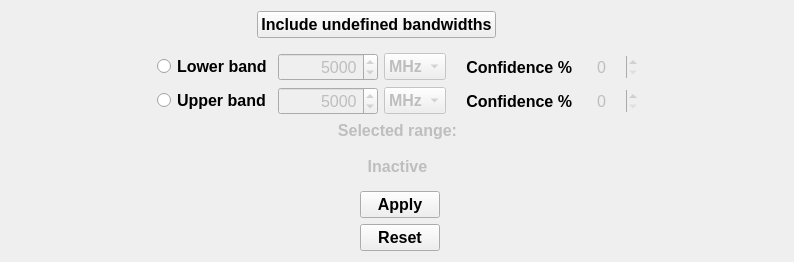
               <widget class="QWidget" name="tab_4">
                <attribute name="title">
                 <string>Bandwidth</string>
                </attribute>
                <layout class="QVBoxLayout" name="verticalLayout_16">
                 <item>
                  <layout class="QHBoxLayout" name="horizontalLayout_47">
                   <item>
                    <spacer name="horizontalSpacer_37">
                     <property name="orientation">
                      <enum>Qt::Horizontal</enum>
                     </property>
                     <property name="sizeHint" stdset="0">
                      <size>
                       <width>246</width>
                       <height>20</height>
                      </size>
                     </property>
                    </spacer>
                   </item>
                   <item>
                    <widget class="QPushButton" name="include_undef_bands">
                     <property name="font">
                      <font>
                       <pointsize>12</pointsize>
                       <weight>75</weight>
                       <bold>true</bold>
                      </font>
                     </property>
                     <property name="text">
                      <string>Include undefined bandwidths</string>
                     </property>
                     <property name="checkable">
                      <bool>true</bool>
                     </property>
                    </widget>
                   </item>
                   <item>
                    <spacer name="horizontalSpacer_38">
                     <property name="orientation">
                      <enum>Qt::Horizontal</enum>
                     </property>
                     <property name="sizeHint" stdset="0">
                      <size>
                       <width>287</width>
                       <height>20</height>
                      </size>
                     </property>
                    </spacer>
                   </item>
                  </layout>
                 </item>
                 <item>
                  <layout class="QHBoxLayout" name="horizontalLayout_48">
                   <item>
                    <spacer name="horizontalSpacer_7">
                     <property name="orientation">
                      <enum>Qt::Horizontal</enum>
                     </property>
                     <property name="sizeHint" stdset="0">
                      <size>
                       <width>44</width>
                       <height>20</height>
                      </size>
                     </property>
                    </spacer>
                   </item>
                   <item>
                    <widget class="QWidget" name="band_filter_container" native="true">
                     <property name="sizePolicy">
                      <sizepolicy hsizetype="Fixed" vsizetype="MinimumExpanding">
                       <horstretch>0</horstretch>
                       <verstretch>0</verstretch>
                      </sizepolicy>
                     </property>
                     <property name="styleSheet">
                      <string notr="true"/>
                     </property>
                     <layout class="QGridLayout" name="gridLayout_7">
                      <item row="1" column="1">
                       <widget class="QSpinBox" name="upper_band_spinbox">
                        <property name="enabled">
                         <bool>false</bool>
                        </property>
                        <property name="sizePolicy">
                         <sizepolicy hsizetype="Fixed" vsizetype="Fixed">
                          <horstretch>0</horstretch>
                          <verstretch>0</verstretch>
                         </sizepolicy>
                        </property>
                        <property name="minimumSize">
                         <size>
                          <width>100</width>
                          <height>0</height>
                         </size>
                        </property>
                        <property name="maximumSize">
                         <size>
                          <width>100</width>
                          <height>16777215</height>
                         </size>
                        </property>
                        <property name="font">
                         <font>
                          <pointsize>12</pointsize>
                         </font>
                        </property>
                        <property name="styleSheet">
                         <string notr="true"/>
                        </property>
                        <property name="alignment">
                         <set>Qt::AlignRight|Qt::AlignTrailing|Qt::AlignVCenter</set>
                        </property>
                        <property name="minimum">
                         <number>1</number>
                        </property>
                        <property name="maximum">
                         <number>100000000</number>
                        </property>
                        <property name="value">
                         <number>5000</number>
                        </property>
                       </widget>
                      </item>
                      <item row="0" column="1">
                       <widget class="QSpinBox" name="lower_band_spinbox">
                        <property name="enabled">
                         <bool>false</bool>
                        </property>
                        <property name="sizePolicy">
                         <sizepolicy hsizetype="Fixed" vsizetype="Fixed">
                          <horstretch>0</horstretch>
                          <verstretch>0</verstretch>
                         </sizepolicy>
                        </property>
                        <property name="minimumSize">
                         <size>
                          <width>100</width>
                          <height>0</height>
                         </size>
                        </property>
                        <property name="maximumSize">
                         <size>
                          <width>100</width>
                          <height>16777215</height>
                         </size>
                        </property>
                        <property name="font">
                         <font>
                          <pointsize>12</pointsize>
                         </font>
                        </property>
                        <property name="styleSheet">
                         <string notr="true"/>
                        </property>
                        <property name="alignment">
                         <set>Qt::AlignRight|Qt::AlignTrailing|Qt::AlignVCenter</set>
                        </property>
                        <property name="minimum">
                         <number>1</number>
                        </property>
                        <property name="maximum">
                         <number>100000000</number>
                        </property>
                        <property name="value">
                         <number>5000</number>
                        </property>
                       </widget>
                      </item>
                      <item row="1" column="0">
                       <widget class="QRadioButton" name="activate_up_band_filter_btn">
                        <property name="font">
                         <font>
                          <pointsize>12</pointsize>
                          <weight>75</weight>
                          <bold>true</bold>
                         </font>
                        </property>
                        <property name="text">
                         <string>Upper band</string>
                        </property>
                        <property name="autoExclusive">
                         <bool>false</bool>
                        </property>
                       </widget>
                      </item>
                      <item row="0" column="4">
                       <widget class="QSpinBox" name="lower_band_confidence">
                        <property name="enabled">
                         <bool>false</bool>
                        </property>
                        <property name="sizePolicy">
                         <sizepolicy hsizetype="Preferred" vsizetype="Fixed">
                          <horstretch>0</horstretch>
                          <verstretch>0</verstretch>
                         </sizepolicy>
                        </property>
                        <property name="minimumSize">
                         <size>
                          <width>60</width>
                          <height>0</height>
                         </size>
                        </property>
                        <property name="maximumSize">
                         <size>
                          <width>50</width>
                          <height>16777215</height>
                         </size>
                        </property>
                        <property name="font">
                         <font>
                          <pointsize>12</pointsize>
                         </font>
                        </property>
                        <property name="styleSheet">
                         <string notr="true"/>
                        </property>
                        <property name="frame">
                         <bool>false</bool>
                        </property>
                        <property name="alignment">
                         <set>Qt::AlignCenter</set>
                        </property>
                        <property name="buttonSymbols">
                         <enum>QAbstractSpinBox::UpDownArrows</enum>
                        </property>
                        <property name="specialValueText">
                         <string/>
                        </property>
                        <property name="maximum">
                         <number>100</number>
                        </property>
                        <property name="value">
                         <number>0</number>
                        </property>
                       </widget>
                      </item>
                      <item row="0" column="3">
                       <widget class="QLabel" name="label_14">
                        <property name="sizePolicy">
                         <sizepolicy hsizetype="Minimum" vsizetype="Preferred">
                          <horstretch>0</horstretch>
                          <verstretch>0</verstretch>
                         </sizepolicy>
                        </property>
                        <property name="font">
                         <font>
                          <pointsize>12</pointsize>
                          <weight>75</weight>
                          <bold>true</bold>
                         </font>
                        </property>
                        <property name="text">
                         <string>   Confidence %</string>
                        </property>
                        <property name="alignment">
                         <set>Qt::AlignRight|Qt::AlignTrailing|Qt::AlignVCenter</set>
                        </property>
                       </widget>
                      </item>
                      <item row="0" column="2">
                       <widget class="QComboBox" name="lower_band_filter_unit">
                        <property name="enabled">
                         <bool>false</bool>
                        </property>
                        <property name="sizePolicy">
                         <sizepolicy hsizetype="Preferred" vsizetype="Fixed">
                          <horstretch>0</horstretch>
                          <verstretch>0</verstretch>
                         </sizepolicy>
                        </property>
                        <property name="minimumSize">
                         <size>
                          <width>60</width>
                          <height>0</height>
                         </size>
                        </property>
                        <property name="maximumSize">
                         <size>
                          <width>16777215</width>
                          <height>16777215</height>
                         </size>
                        </property>
                        <property name="font">
                         <font>
                          <pointsize>12</pointsize>
                          <weight>75</weight>
                          <bold>true</bold>
                         </font>
                        </property>
                        <property name="styleSheet">
                         <string notr="true"/>
                        </property>
                        <property name="currentText">
                         <string>MHz</string>
                        </property>
                        <property name="maxCount">
                         <number>4</number>
                        </property>
                        <property name="duplicatesEnabled">
                         <bool>false</bool>
                        </property>
                        <property name="modelColumn">
                         <number>0</number>
                        </property>
                        <item>
                         <property name="text">
                          <string>MHz</string>
                         </property>
                        </item>
                        <item>
                         <property name="text">
                          <string>Hz</string>
                         </property>
                        </item>
                        <item>
                         <property name="text">
                          <string>kHz</string>
                         </property>
                        </item>
                        <item>
                         <property name="text">
                          <string>GHz</string>
                         </property>
                        </item>
                       </widget>
                      </item>
                      <item row="1" column="4">
                       <widget class="QSpinBox" name="upper_band_confidence">
                        <property name="enabled">
                         <bool>false</bool>
                        </property>
                        <property name="sizePolicy">
                         <sizepolicy hsizetype="Preferred" vsizetype="Fixed">
                          <horstretch>0</horstretch>
                          <verstretch>0</verstretch>
                         </sizepolicy>
                        </property>
                        <property name="minimumSize">
                         <size>
                          <width>60</width>
                          <height>0</height>
                         </size>
                        </property>
                        <property name="maximumSize">
                         <size>
                          <width>50</width>
                          <height>16777215</height>
                         </size>
                        </property>
                        <property name="font">
                         <font>
                          <pointsize>12</pointsize>
                         </font>
                        </property>
                        <property name="styleSheet">
                         <string notr="true"/>
                        </property>
                        <property name="frame">
                         <bool>false</bool>
                        </property>
                        <property name="alignment">
                         <set>Qt::AlignCenter</set>
                        </property>
                        <property name="buttonSymbols">
                         <enum>QAbstractSpinBox::UpDownArrows</enum>
                        </property>
                        <property name="specialValueText">
                         <string/>
                        </property>
                        <property name="maximum">
                         <number>100</number>
                        </property>
                        <property name="value">
                         <number>0</number>
                        </property>
                       </widget>
                      </item>
                      <item row="1" column="2">
                       <widget class="QComboBox" name="upper_band_filter_unit">
                        <property name="enabled">
                         <bool>false</bool>
                        </property>
                        <property name="sizePolicy">
                         <sizepolicy hsizetype="Preferred" vsizetype="Fixed">
                          <horstretch>0</horstretch>
                          <verstretch>0</verstretch>
                         </sizepolicy>
                        </property>
                        <property name="minimumSize">
                         <size>
                          <width>60</width>
                          <height>0</height>
                         </size>
                        </property>
                        <property name="maximumSize">
                         <size>
                          <width>16777215</width>
                          <height>16777215</height>
                         </size>
                        </property>
                        <property name="font">
                         <font>
                          <pointsize>12</pointsize>
                          <weight>75</weight>
                          <bold>true</bold>
                         </font>
                        </property>
                        <property name="styleSheet">
                         <string notr="true"/>
                        </property>
                        <property name="currentText">
                         <string>MHz</string>
                        </property>
                        <item>
                         <property name="text">
                          <string>MHz</string>
                         </property>
                        </item>
                        <item>
                         <property name="text">
                          <string>Hz</string>
                         </property>
                        </item>
                        <item>
                         <property name="text">
                          <string>kHz</string>
                         </property>
                        </item>
                        <item>
                         <property name="text">
                          <string>GHz</string>
                         </property>
                        </item>
                       </widget>
                      </item>
                      <item row="1" column="3">
                       <widget class="QLabel" name="label_15">
                        <property name="sizePolicy">
                         <sizepolicy hsizetype="Minimum" vsizetype="Preferred">
                          <horstretch>0</horstretch>
                          <verstretch>0</verstretch>
                         </sizepolicy>
                        </property>
                        <property name="font">
                         <font>
                          <pointsize>12</pointsize>
                          <weight>75</weight>
                          <bold>true</bold>
                         </font>
                        </property>
                        <property name="text">
                         <string>   Confidence %</string>
                        </property>
                        <property name="alignment">
                         <set>Qt::AlignRight|Qt::AlignTrailing|Qt::AlignVCenter</set>
                        </property>
                       </widget>
                      </item>
                      <item row="0" column="0">
                       <widget class="QRadioButton" name="activate_low_band_filter_btn">
                        <property name="font">
                         <font>
                          <pointsize>12</pointsize>
                          <weight>75</weight>
                          <bold>true</bold>
                         </font>
                        </property>
                        <property name="text">
                         <string>Lower band</string>
                        </property>
                        <property name="autoExclusive">
                         <bool>false</bool>
                        </property>
                       </widget>
                      </item>
                      <item row="2" column="0" colspan="5">
                       <widget class="QLabel" name="band_range_lbl">
                        <property name="enabled">
                         <bool>false</bool>
                        </property>
                        <property name="sizePolicy">
                         <sizepolicy hsizetype="Expanding" vsizetype="Fixed">
                          <horstretch>0</horstretch>
                          <verstretch>0</verstretch>
                         </sizepolicy>
                        </property>
                        <property name="font">
                         <font>
                          <pointsize>12</pointsize>
                          <weight>75</weight>
                          <italic>false</italic>
                          <bold>true</bold>
                          <underline>false</underline>
                         </font>
                        </property>
                        <property name="styleSheet">
                         <string notr="true"/>
                        </property>
                        <property name="text">
                         <string>Selected range:

Inactive</string>
                        </property>
                        <property name="alignment">
                         <set>Qt::AlignCenter</set>
                        </property>
                       </widget>
                      </item>
                     </layout>
                    </widget>
                   </item>
                   <item>
                    <spacer name="horizontalSpacer_8">
                     <property name="orientation">
                      <enum>Qt::Horizontal</enum>
                     </property>
                     <property name="sizeHint" stdset="0">
                      <size>
                       <width>44</width>
                       <height>20</height>
                      </size>
                     </property>
                    </spacer>
                   </item>
                  </layout>
                 </item>
                 <item>
                  <layout class="QHBoxLayout" name="horizontalLayout_49">
                   <item>
                    <spacer name="horizontalSpacer_34">
                     <property name="orientation">
                      <enum>Qt::Horizontal</enum>
                     </property>
                     <property name="sizeHint" stdset="0">
                      <size>
                       <width>349</width>
                       <height>20</height>
                      </size>
                     </property>
                    </spacer>
                   </item>
                   <item>
                    <widget class="DoubleTextButton" name="apply_remove_band_filter_btn">
                     <property name="enabled">
                      <bool>true</bool>
                     </property>
                     <property name="font">
                      <font>
                       <pointsize>12</pointsize>
                       <weight>75</weight>
                       <bold>true</bold>
                      </font>
                     </property>
                     <property name="text">
                      <string>Apply</string>
                     </property>
                     <property name="checkable">
                      <bool>true</bool>
                     </property>
                    </widget>
                   </item>
                   <item>
                    <spacer name="horizontalSpacer_33">
                     <property name="orientation">
                      <enum>Qt::Horizontal</enum>
                     </property>
                     <property name="sizeHint" stdset="0">
                      <size>
                       <width>308</width>
                       <height>20</height>
                      </size>
                     </property>
                    </spacer>
                   </item>
                  </layout>
                 </item>
                 <item>
                  <layout class="QHBoxLayout" name="horizontalLayout_50">
                   <item>
                    <spacer name="horizontalSpacer_35">
                     <property name="orientation">
                      <enum>Qt::Horizontal</enum>
                     </property>
                     <property name="sizeHint" stdset="0">
                      <size>
                       <width>349</width>
                       <height>20</height>
                      </size>
                     </property>
                    </spacer>
                   </item>
                   <item>
                    <widget class="QPushButton" name="reset_band_filters_btn">
                     <property name="font">
                      <font>
                       <pointsize>12</pointsize>
                       <weight>75</weight>
                       <bold>true</bold>
                      </font>
                     </property>
                     <property name="text">
                      <string>Reset</string>
                     </property>
                    </widget>
                   </item>
                   <item>
                    <spacer name="horizontalSpacer_36">
                     <property name="orientation">
                      <enum>Qt::Horizontal</enum>
                     </property>
                     <property name="sizeHint" stdset="0">
                      <size>
                       <width>308</width>
                       <height>20</height>
                      </size>
                     </property>
                    </spacer>
                   </item>
                  </layout>
                 </item>
                </layout>
               </widget>
